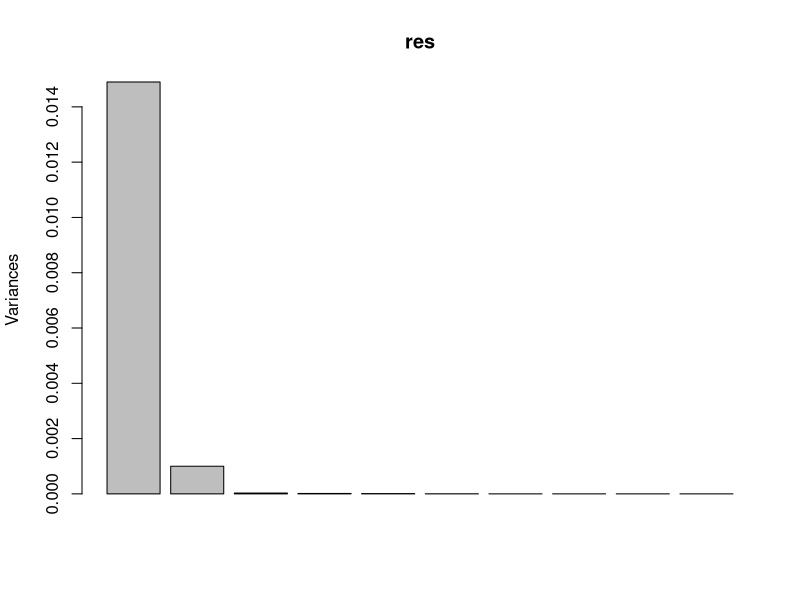
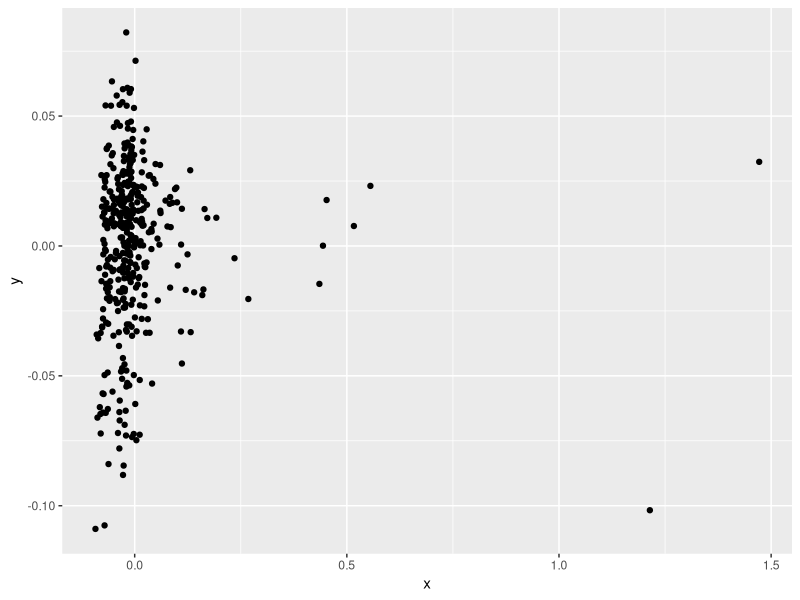
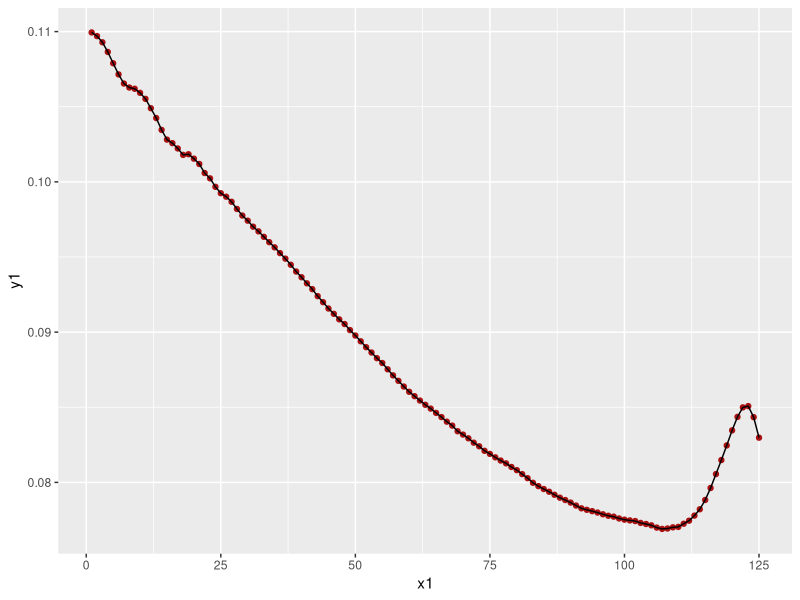
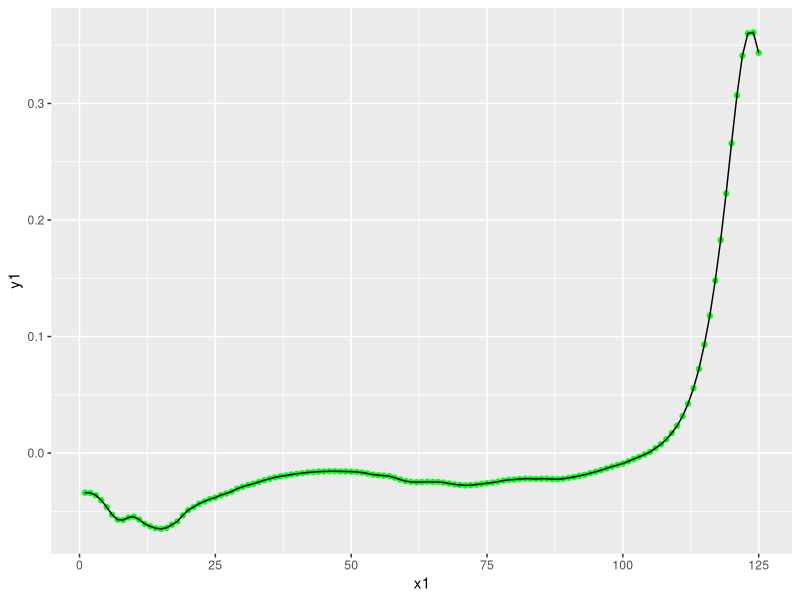
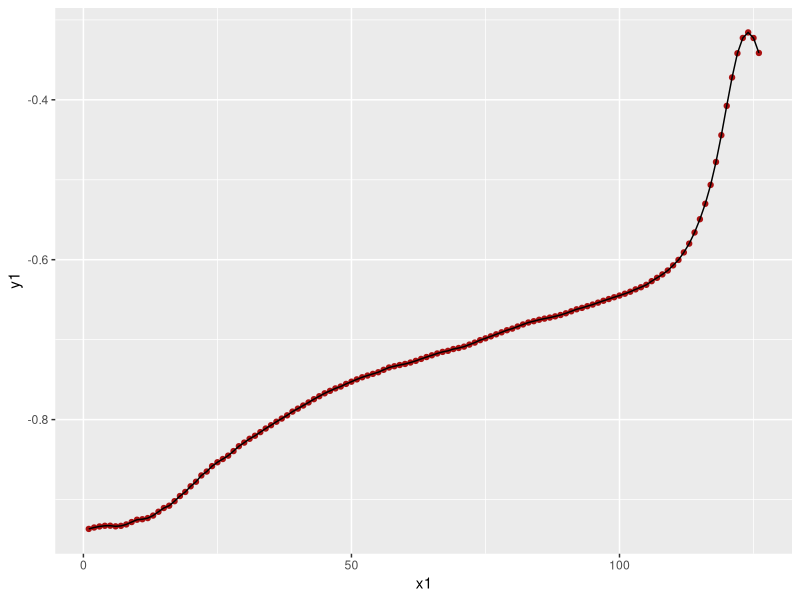
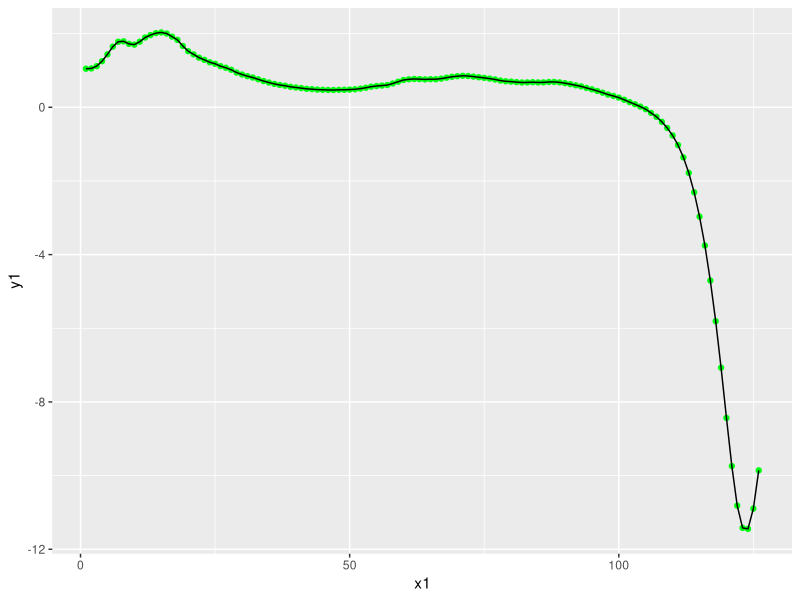
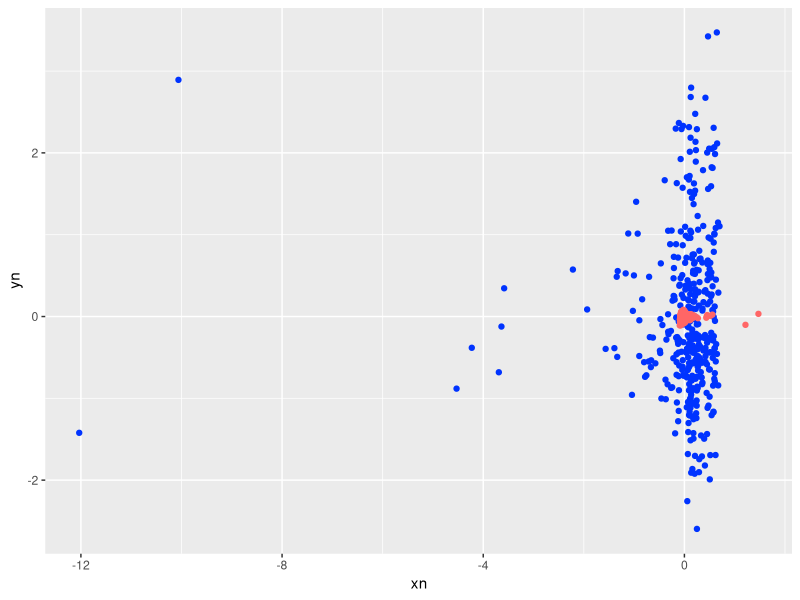
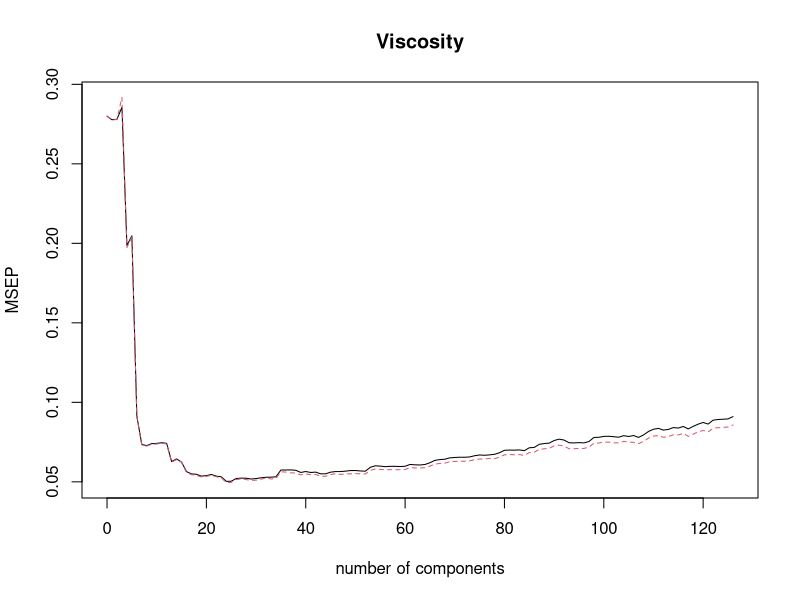

Write R code to recreate these figures, in order.
library(ggplot2)
library(fastICA)
library(pls)

fulldata = read.csv2("NIRSpectra.csv")
data = fulldata[, -ncol(fulldata)]

res = prcomp(data)
lambda = res$dev^2
#eigen
print(lambda)

#Variance
sprintf("%2.3f",lambda/sum(lambda)*100)
screeplot(res)
fig_data = data.frame(x=res$x[,1], y=res$x[,2], xlab = "PC1", ylab = "PC2")

fig = ggplot(fig_data) +
  geom_point(aes(x = x,y = y))
print(fig)

U = res$rotation
U = U[-nrow(U),]

fig_data = data.frame(x1=1:length(U[,1]), y1=U[,1])
fig = ggplot(fig_data, ylim = c(0,0.15), xlab = "Index" , ylab = "Loadings - PC1") +
  geom_point(aes(x1,y1), col="#AA1111") +
  geom_line((aes(x1,y1)))
print(fig)

fig_data = data.frame(x1=1:length(U[,2]), y1=U[,2])
fig = ggplot(fig_data, ylim = c(0,0.15), xlab = "Index" , ylab = "Loadings - PC2") +
  geom_point(aes(x1,y1), col="#00FF11") +
  geom_line((aes(x1,y1)))
  print(fig)

set.seed(12345)
ica = fastICA(data,2)
um = ica$K %*% ica$W 
fig_data = data.frame(x1=1:length(um[,1]), y1=um[,1])
fig = ggplot(fig_data, ylim = c(0,0.15), xlab = "Index", ylab = "ICA - W^1") +
  geom_point(aes(x1,y1), col="#AA1111") +
  geom_line((aes(x1,y1)))
print(fig)

fig_data = data.frame(x1=1:length(um[,2]), y1=um[,2])
fig = ggplot(fig_data, ylim = c(0,0.15), xlab = "Index", ylab = "ICA - W^2") +
  geom_point(aes(x1,y1), col="#00FF11") +
  geom_line((aes(x1,y1)))
print(fig)

fig_data = data.frame(xn=ica$S[,1], yn=ica$S[,2],xo=res$x[,1], yo=res$x[,2])
fig = ggplot(fig_data, ylim = c(0,0.15), xlab = "ICA/PCA - PC1", ylab = "ICA/PCA - PC2") +
  geom_point(aes(x = xn,y=yn), col="#0033FF") + 
  geom_point(aes(x = xo, y=yo), col="#FF6666")
print(fig)

set.seed(12345)
pcr.fit <- pcr(Viscosity ~ ., data=fulldata, validation="CV")
validationplot(pcr.fit,val.type = "MS")
